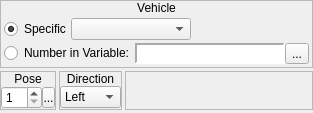
        <widget class="QWidget" name="wVehicle">
         <layout class="QVBoxLayout" name="verticalLayout_33">
          <property name="spacing">
           <number>3</number>
          </property>
          <property name="margin">
           <number>0</number>
          </property>
          <item>
           <widget class="QFrame" name="frame_19">
            <property name="frameShape">
             <enum>QFrame::StyledPanel</enum>
            </property>
            <property name="frameShadow">
             <enum>QFrame::Raised</enum>
            </property>
            <layout class="QVBoxLayout" name="verticalLayout_31">
             <property name="spacing">
              <number>0</number>
             </property>
             <property name="margin">
              <number>0</number>
             </property>
             <item>
              <widget class="QLabel" name="label_18">
               <property name="sizePolicy">
                <sizepolicy hsizetype="Preferred" vsizetype="Fixed">
                 <horstretch>0</horstretch>
                 <verstretch>0</verstretch>
                </sizepolicy>
               </property>
               <property name="text">
                <string>Vehicle</string>
               </property>
               <property name="alignment">
                <set>Qt::AlignCenter</set>
               </property>
              </widget>
             </item>
             <item>
              <widget class="QWidget" name="widget_18" native="true">
               <layout class="QVBoxLayout" name="verticalLayout_30">
                <property name="spacing">
                 <number>3</number>
                </property>
                <property name="margin">
                 <number>3</number>
                </property>
                <item>
                 <widget class="QWidget" name="widget_41" native="true">
                  <layout class="QHBoxLayout" name="horizontalLayout_17">
                   <property name="spacing">
                    <number>0</number>
                   </property>
                   <property name="margin">
                    <number>0</number>
                   </property>
                   <item>
                    <widget class="QRadioButton" name="rbVehicle_Specific">
                     <property name="sizePolicy">
                      <sizepolicy hsizetype="Fixed" vsizetype="Fixed">
                       <horstretch>0</horstretch>
                       <verstretch>0</verstretch>
                      </sizepolicy>
                     </property>
                     <property name="text">
                      <string>Specific</string>
                     </property>
                     <property name="checked">
                      <bool>true</bool>
                     </property>
                    </widget>
                   </item>
                   <item>
                    <widget class="QComboBox" name="cboxVehicle">
                     <property name="minimumSize">
                      <size>
                       <width>120</width>
                       <height>0</height>
                      </size>
                     </property>
                     <property name="maximumSize">
                      <size>
                       <width>120</width>
                       <height>16777215</height>
                      </size>
                     </property>
                    </widget>
                   </item>
                   <item>
                    <spacer name="horizontalSpacer_10">
                     <property name="orientation">
                      <enum>Qt::Horizontal</enum>
                     </property>
                     <property name="sizeHint" stdset="0">
                      <size>
                       <width>40</width>
                       <height>20</height>
                      </size>
                     </property>
                    </spacer>
                   </item>
                  </layout>
                 </widget>
                </item>
                <item>
                 <widget class="QWidget" name="widget_42" native="true">
                  <layout class="QHBoxLayout" name="horizontalLayout_38">
                   <property name="spacing">
                    <number>0</number>
                   </property>
                   <property name="margin">
                    <number>0</number>
                   </property>
                   <item>
                    <widget class="QRadioButton" name="rbVehicle_Variable">
                     <property name="sizePolicy">
                      <sizepolicy hsizetype="Fixed" vsizetype="Fixed">
                       <horstretch>0</horstretch>
                       <verstretch>0</verstretch>
                      </sizepolicy>
                     </property>
                     <property name="text">
                      <string>Number in Variable:</string>
                     </property>
                    </widget>
                   </item>
                   <item>
                    <widget class="QWidget" name="wVehicle_Variable" native="true">
                     <layout class="QHBoxLayout" name="horizontalLayout_22">
                      <property name="spacing">
                       <number>0</number>
                      </property>
                      <property name="margin">
                       <number>0</number>
                      </property>
                      <item>
                       <widget class="QLabel" name="lblVehicle_Variable">
                        <property name="sizePolicy">
                         <sizepolicy hsizetype="Preferred" vsizetype="Preferred">
                          <horstretch>0</horstretch>
                          <verstretch>0</verstretch>
                         </sizepolicy>
                        </property>
                        <property name="minimumSize">
                         <size>
                          <width>150</width>
                          <height>0</height>
                         </size>
                        </property>
                        <property name="font">
                         <font>
                          <family>Monospace</family>
                         </font>
                        </property>
                        <property name="styleSheet">
                         <string notr="true">background-color: palette(base);</string>
                        </property>
                        <property name="frameShape">
                         <enum>QFrame::Panel</enum>
                        </property>
                        <property name="frameShadow">
                         <enum>QFrame::Sunken</enum>
                        </property>
                        <property name="lineWidth">
                         <number>2</number>
                        </property>
                        <property name="text">
                         <string/>
                        </property>
                       </widget>
                      </item>
                      <item>
                       <widget class="QToolButton" name="bVehicle_BrowseVariables">
                        <property name="text">
                         <string>...</string>
                        </property>
                        <property name="icon">
                         <iconset resource="gui_icons.qrc">
                          <normaloff>:/icons/fileopen.png</normaloff>:/icons/fileopen.png</iconset>
                        </property>
                       </widget>
                      </item>
                     </layout>
                    </widget>
                   </item>
                  </layout>
                 </widget>
                </item>
               </layout>
              </widget>
             </item>
            </layout>
           </widget>
          </item>
          <item>
           <widget class="QWidget" name="widget_16" native="true">
            <layout class="QHBoxLayout" name="horizontalLayout_13">
             <property name="spacing">
              <number>3</number>
             </property>
             <property name="margin">
              <number>0</number>
             </property>
             <item>
              <widget class="QFrame" name="frmClassPose_2">
               <property name="sizePolicy">
                <sizepolicy hsizetype="Fixed" vsizetype="Preferred">
                 <horstretch>0</horstretch>
                 <verstretch>0</verstretch>
                </sizepolicy>
               </property>
               <property name="frameShape">
                <enum>QFrame::StyledPanel</enum>
               </property>
               <property name="frameShadow">
                <enum>QFrame::Raised</enum>
               </property>
               <layout class="QVBoxLayout" name="verticalLayout_39">
                <property name="spacing">
                 <number>0</number>
                </property>
                <property name="margin">
                 <number>0</number>
                </property>
                <item>
                 <widget class="QLabel" name="label_24">
                  <property name="sizePolicy">
                   <sizepolicy hsizetype="Preferred" vsizetype="Fixed">
                    <horstretch>0</horstretch>
                    <verstretch>0</verstretch>
                   </sizepolicy>
                  </property>
                  <property name="text">
                   <string>Pose</string>
                  </property>
                  <property name="alignment">
                   <set>Qt::AlignCenter</set>
                  </property>
                 </widget>
                </item>
                <item>
                 <widget class="QWidget" name="widget_34" native="true">
                  <layout class="QHBoxLayout" name="horizontalLayout_31">
                   <property name="spacing">
                    <number>0</number>
                   </property>
                   <property name="margin">
                    <number>0</number>
                   </property>
                   <item>
                    <widget class="QSpinBox" name="sbVehiclePose">
                     <property name="accelerated">
                      <bool>true</bool>
                     </property>
                     <property name="minimum">
                      <number>1</number>
                     </property>
                     <property name="maximum">
                      <number>32</number>
                     </property>
                    </widget>
                   </item>
                   <item>
                    <widget class="SpinBoxSideButton" name="bVehiclePoseSideButton">
                     <property name="minimumSize">
                      <size>
                       <width>13</width>
                       <height>21</height>
                      </size>
                     </property>
                     <property name="maximumSize">
                      <size>
                       <width>13</width>
                       <height>21</height>
                      </size>
                     </property>
                     <property name="text">
                      <string>...</string>
                     </property>
                     <property name="icon">
                      <iconset resource="gui_icons.qrc">
                       <normaloff>:/icons/spinBoxSideButton.png</normaloff>:/icons/spinBoxSideButton.png</iconset>
                     </property>
                     <property name="iconSize">
                      <size>
                       <width>8</width>
                       <height>16</height>
                      </size>
                     </property>
                    </widget>
                   </item>
                  </layout>
                 </widget>
                </item>
               </layout>
              </widget>
             </item>
             <item>
              <widget class="QFrame" name="frmVehicleDirection">
               <property name="sizePolicy">
                <sizepolicy hsizetype="Fixed" vsizetype="Preferred">
                 <horstretch>0</horstretch>
                 <verstretch>0</verstretch>
                </sizepolicy>
               </property>
               <property name="frameShape">
                <enum>QFrame::StyledPanel</enum>
               </property>
               <property name="frameShadow">
                <enum>QFrame::Raised</enum>
               </property>
               <layout class="QVBoxLayout" name="verticalLayout_40">
                <property name="spacing">
                 <number>0</number>
                </property>
                <property name="margin">
                 <number>0</number>
                </property>
                <item>
                 <widget class="QLabel" name="label_25">
                  <property name="sizePolicy">
                   <sizepolicy hsizetype="Preferred" vsizetype="Fixed">
                    <horstretch>0</horstretch>
                    <verstretch>0</verstretch>
                   </sizepolicy>
                  </property>
                  <property name="text">
                   <string>Direction</string>
                  </property>
                  <property name="alignment">
                   <set>Qt::AlignCenter</set>
                  </property>
                 </widget>
                </item>
                <item>
                 <widget class="QWidget" name="widget_35" native="true">
                  <layout class="QHBoxLayout" name="horizontalLayout_32">
                   <property name="spacing">
                    <number>0</number>
                   </property>
                   <property name="margin">
                    <number>0</number>
                   </property>
                   <item>
                    <widget class="QComboBox" name="cboxVehicle_Direction">
                     <item>
                      <property name="text">
                       <string>Left</string>
                      </property>
                     </item>
                     <item>
                      <property name="text">
                       <string>Right</string>
                      </property>
                     </item>
                     <item>
                      <property name="text">
                       <string>Up</string>
                      </property>
                     </item>
                     <item>
                      <property name="text">
                       <string>Down</string>
                      </property>
                     </item>
                    </widget>
                   </item>
                  </layout>
                 </widget>
                </item>
               </layout>
              </widget>
             </item>
             <item>
              <widget class="QFrame" name="frame_23">
               <property name="frameShape">
                <enum>QFrame::StyledPanel</enum>
               </property>
               <property name="frameShadow">
                <enum>QFrame::Raised</enum>
               </property>
              </widget>
             </item>
            </layout>
           </widget>
          </item>
          <item>
           <widget class="QFrame" name="frame_21">
            <property name="sizePolicy">
             <sizepolicy hsizetype="Preferred" vsizetype="Expanding">
              <horstretch>0</horstretch>
              <verstretch>0</verstretch>
             </sizepolicy>
            </property>
            <property name="frameShape">
             <enum>QFrame::StyledPanel</enum>
            </property>
            <property name="frameShadow">
             <enum>QFrame::Raised</enum>
            </property>
           </widget>
          </item>
         </layout>
        </widget>
